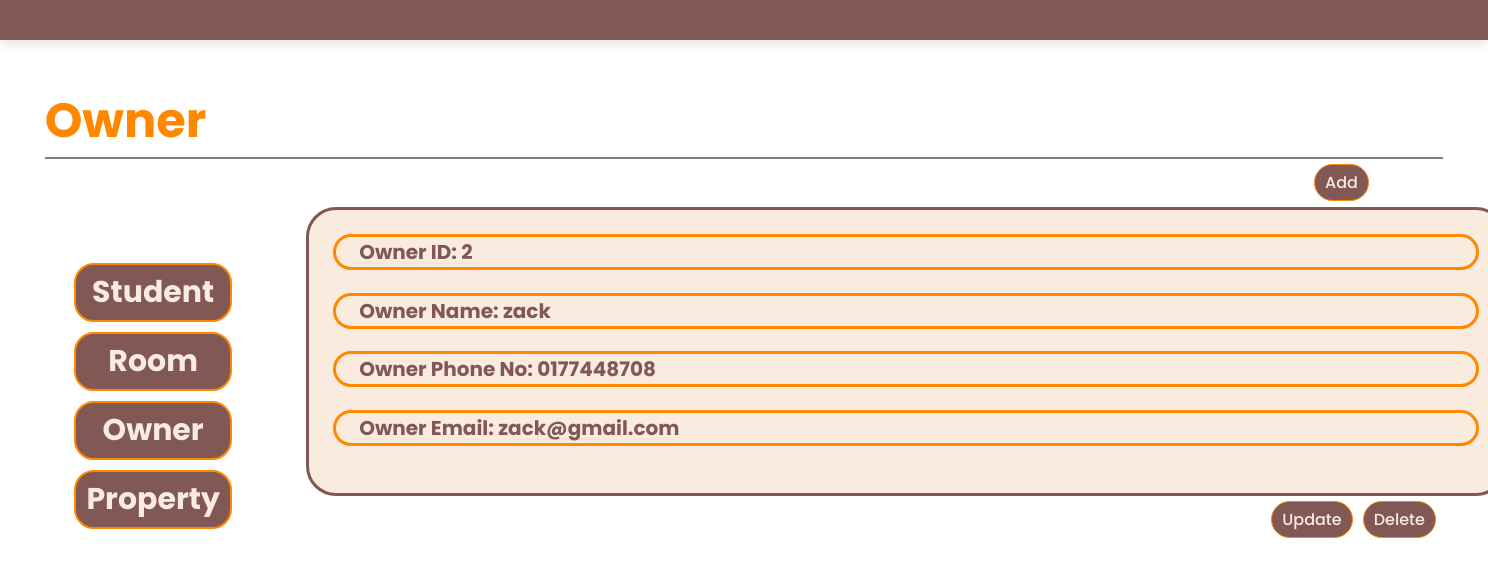
Page /index/admin_owner_detail/2 on the committed database.
### HouseRental/models.py (models this page shows, shortened)
class Owner(models.Model):
    ownID=models.AutoField(primary_key=True)
    ownName=models.CharField(max_length=50)
    ownPhoneNo=models.CharField(max_length=12)
    ownEmail=models.EmailField(max_length=255)

### HouseRental/views.py (the view)
# urls.py: path("admin_owner_detail/<pk>",admin_owner_detail.as_view(), name="admin_owner_detail"),
class admin_owner_detail(DetailView):
    model = Owner
    template_name = 'admin_owner_detail.html'
    context_object_name = 'entity_list'

### HouseRental/templates/admin_owner_detail.html (shortened to what this page needs)
{% extends 'header.html' %}
{% block content %}
<body>
    <div class="index-head">
        <h1 class="head-title">Owner</h1>
    </div>
    <hr/>
    <div class="container">
        <div class="sidebar">
            <ul class="sidebar-list">
                <li class="sidebar-list-item">
                    <a href="{% url 'admin_student_list' %}">Student</a>
                </li>
                <li class="sidebar-list-item">
                    <a href="{% url 'admin_room_list' %}">Room</a>
                </li>
                <li class="sidebar-list-item">
                    <a href="{% url 'admin_owner_list' %}">Owner</a>
                </li>
                <li class="sidebar-list-item">
                    <a href="{% url 'admin_property_list' %}">Property</a>
                </li>
            </ul>
        </div>
        <div class="add-button">
            <a href="{% url 'admin_owner_add' %}">Add</a>
        </div>
        <div class="parent-content">
            <div class="content">
                <ul class="content-list">
                    <li class="content-list-item">
                        <h1>Owner ID: {{ entity_list.ownID }}</h1>
                    </li>
                    <li class="content-list-item">
                        <h1>Owner Name: {{ entity_list.ownName }}</h1>
                    </li>
                    <li class="content-list-item">
                        <h1>Owner Phone No: {{ entity_list.ownPhoneNo }}</h1>
                    </li>
                    <li class="content-list-item">
                        <h1>Owner Email: {{ entity_list.ownEmail }}</h1>
                    </li>
                </ul>
            </div>
            <div class="content-bottom">
                <div class="button">
                    <a href="{% url 'admin_owner_update' entity_list.pk %}">Update</a>
                </div>
                <div class="button">
                    <form id="delete-form" method="post" action="{% url 'admin_owner_delete' entity_list.pk %}">
                        <a type="button" onclick="confirmDelete()">Delete</a>
                    </form>
                </div>
            </div>
        </div>
    </div>
</body>
{% endblock %}

### HouseRental/templates/header.html (style rules this page uses)
* { font-family: 'Poppins', sans-serif; margin: 0; padding: 0; -webkit-box-sizing: border-box; box-sizing: border-box; outline: none; border: none; text-decoration: none; text-transform: capitalize; -webkit-transition: .2s linear; transition: .2s linear; }
html { font-size: 62.5%; overflow-x: hidden; scroll-behavior: smooth; }

### HouseRental/templates/admin_owner_detail.html (style rules this page uses)
.index-head { margin: 3%; margin-bottom: 0%; font-size: x-large; display: flex; }
h1 { text-transform: none; color: #FF8800; }
hr { background-color: grey; width: 94%; height: 2px; margin-left: 3%; }
.container { display: flex; height: 100%; }
.sidebar { padding: 5%; padding-top: 7%; }
.sidebar-list { list-style: none; }
.sidebar-list-item { border: 2px solid #FF8800; background-color: #815854; border-radius: 2rem; padding: 5px; padding-left: 10px; padding-right: 10px; margin-bottom: 10px; text-align: center; }
.sidebar-list-item a { font-weight: 700; font-size: 30px; color: #F9EBDE; }
.add-button { position: absolute; right: 8%; margin-top: 5px; font-size: 16px; background-color: #815854; padding: 5px; padding-left: 10px; padding-right: 10px; border: 1px solid #FF8800; border-radius: 3rem; }
.add-button a { text-decoration: none; color: #F9EBDE; font-weight: 500; }
.parent-content { margin-right: 4%; }
.content { border: 3px solid #815854; display: flex; padding: 2%; margin-right: 4%; width: 1200px; margin-top: 4%; background-color: #F9EBDE; border-radius: 3rem; overflow-y: auto; max-height: 410px; }
.content-list { list-style: none; width: 100%; }
.content-list-item { background-color: #F9EBDE; border: solid #FF8800; margin: 0%; margin-bottom: 2%; padding-left: 2%; border-radius: 5rem }
.content-list-item h1 { color: #815854; }
.content-list-item :last-child { margin-bottom: 0%; }
.content-bottom { display: flex; margin-left: 80%; }
.button { margin-top: 10px; font-size: 16px; background-color: #815854; padding: 5px; padding-left: 10px; padding-right: 10px; border: 1px solid #FF8800; border-radius: 3rem; margin: 5px; }
.button a { text-decoration: none; color: #F9EBDE; font-weight: 500; }
#delete-form { color: #FF8800; }

### rows in the picture
Owner: ownID "2", ownName "zack", ownPhoneNo "0177448708", ownEmail "zack@gmail.com"
